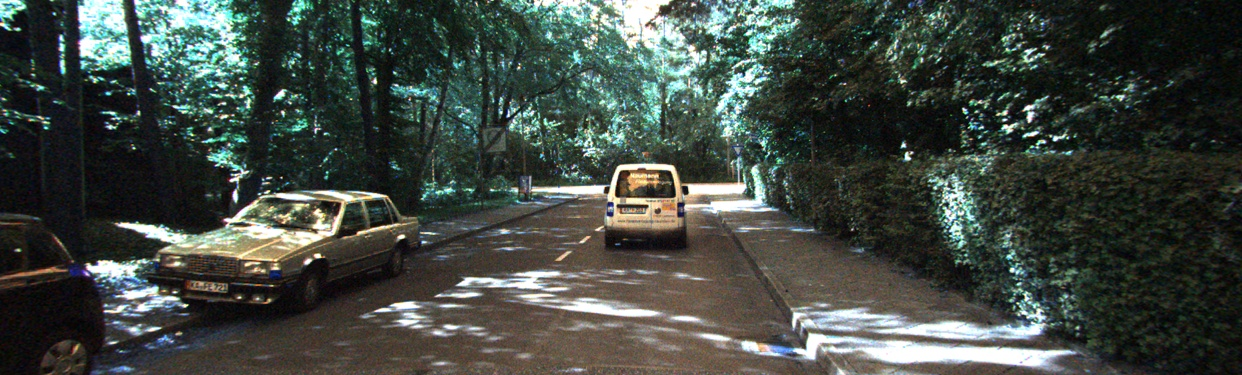
#> input picture BasicAlign/baseori.jpg, 1242 x 375 px, given in place of input_ev0_1.png, which was not available
$ python flowmask.py
#> lines starting #> are read from the running program, lines starting #| are printed output that depends on the picture; pictures that were not available may be replaced by others from this repository, and a replacement may not be noted
import os
import time
import argparse
import glob, cv2
import numpy as np
import math
from numba import jit

import imageio
import argparse
parser = argparse.ArgumentParser(description='Process some integers.')
parser.add_argument('--root_path',type=str,default='/home/hzp/datasets/night_scan/raw_base_align')
parser.add_argument('--result_path',type=str,default='/home/hzp/datasets/night_scan/raw_base_align')
args=parser.parse_args()

# [28 lines left out: function convertOptRGB, not called in this run]

def rgb2gray(img):
    gray = cv2.cvtColor(img,cv2.COLOR_RGB2GRAY)
    return gray

def getflow(gray1, gray2):
    dis = cv2.DISOpticalFlow_create(2)
    flow = dis.calc(gray1, gray2, None, )
    return flow

# [27 lines left out: functions cvremap, getflowmask, not called in this run]

if __name__ == "__main__":
    img1 = cv2.imread('input_ev0_1.png')
#> img1 is the input picture: shape (375, 1242, 3); mean B, G, R 65.8, 72.4, 64.6
    img2 = cv2.imread('input_ev0_2.png')
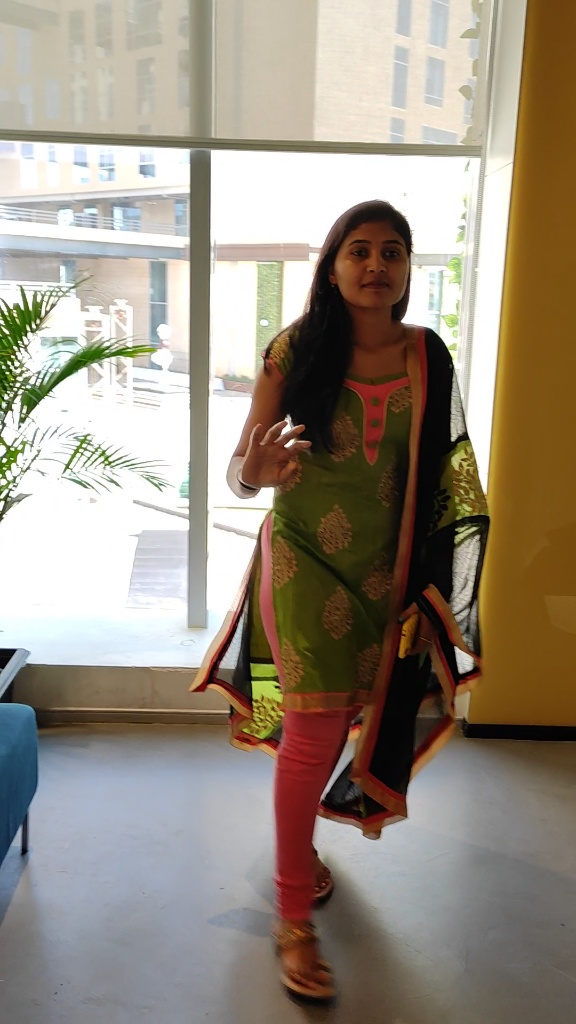
#> input picture assets/1.bmp, 576 x 1024 px, given in place of input_ev0_2.png, which was not available
#> img2 is the input picture: shape (1024, 576, 3); mean B, G, R 129.1, 143, 153.5
    gray1 = rgb2gray(img1)
#> in rgb2gray, `gray = cv2.cvtColor(img,cv2.COLOR_RGB2GRAY)`:
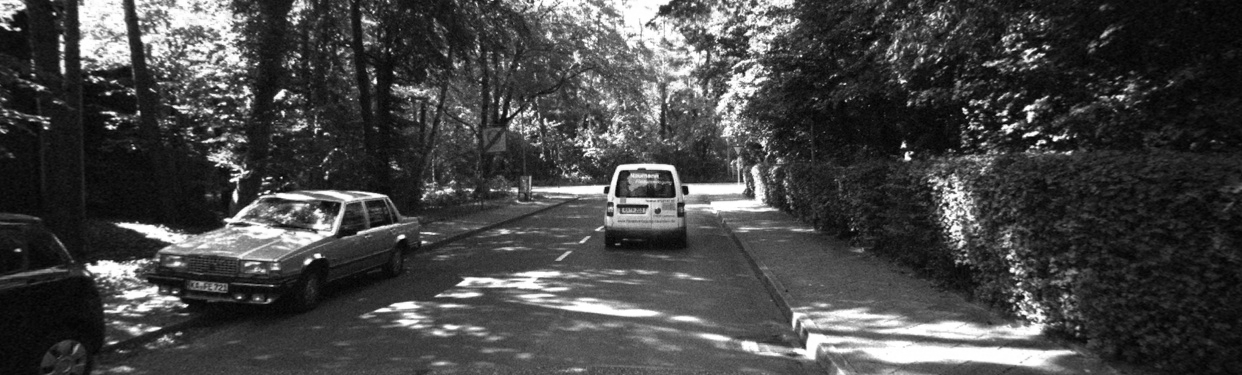
#> gray: shape (375, 1242); min 1, max 255, mean 69.5
    gray2 = rgb2gray(img2)
#> in rgb2gray (call 2), `gray = cv2.cvtColor(img,cv2.COLOR_RGB2GRAY)`:
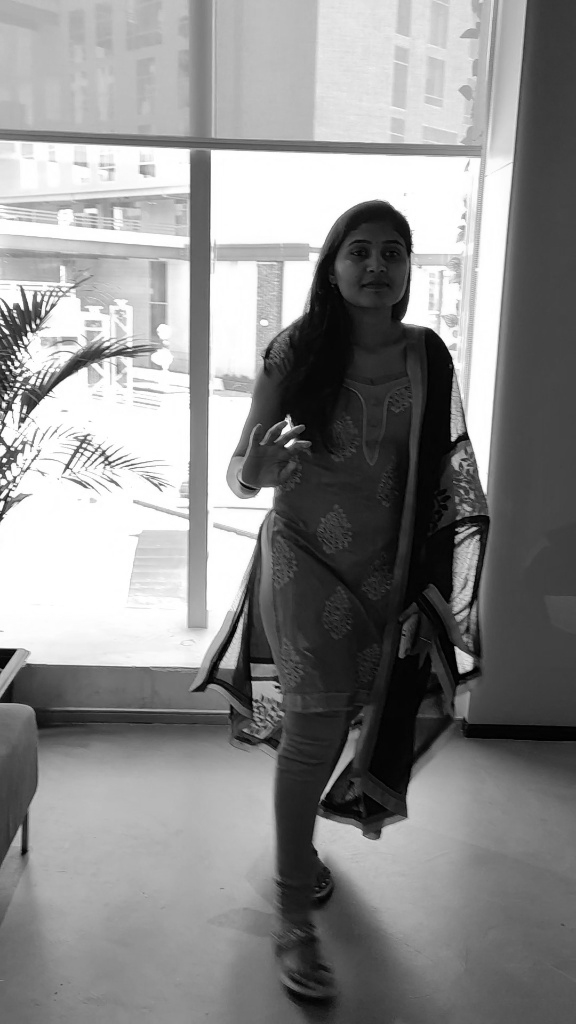
#> gray: shape (1024, 576); min 0, max 255, mean 140

#> (the run stopped early here; a loop or call above may not have finished)
